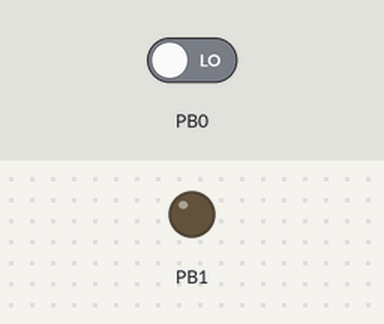
This program was run on a simulated ATmega328P, built with avr-gcc and emulated at 1 MHz (the files do not name the chip). Shown: output pins drawn as LEDs (lit = HIGH). The inputs (shaded band) are chosen by the test bench; at power-on: PB0 LOW.

Above: at 1.2 s.
1.3 s: PB0 driven HIGH
At 2.2 s:
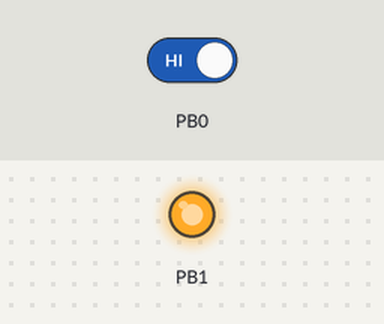
2.8 s: PB0 driven LOW
At 3.3 s:
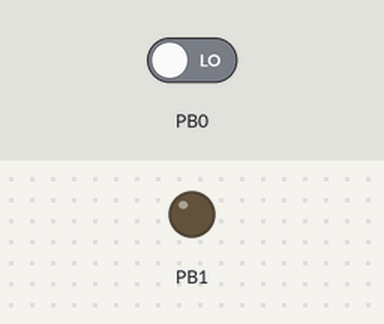
Timing chart, 0 to 5.8 s (numbered marks = the images above; inputs shaded):
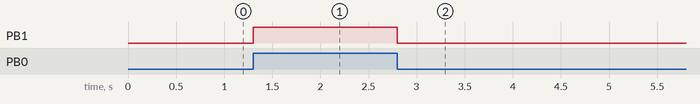

Measured:
- after the input at 1.3 s, PB1: LOW → HIGH at once
- after the input at 2.8 s, PB1: HIGH → LOW at once

The program:

main.c
```c
/*
 * GSM-INT.c
 *
 * Created: 9/27/2017 11:30:05 AM
 * Author : madiv
 */
#define F_CPU 1000000UL

#include <avr/io.h>
#include <util/delay.h>
#include <avr/interrupt.h>

ISR(PCINT0_vect)
{
		PINB |= (1<<PINB1);
}

int main(void)
{
	DDRB |= (1<<DDB1); //set PORTB1 as output

	PCMSK0 |= (1<<PCINT0);
	PCICR |= (1<<PCIE0);

 	sei(); //Enable global interrupts by setting the SREG's I-bit
	while (1)
	{
	}

}
```
